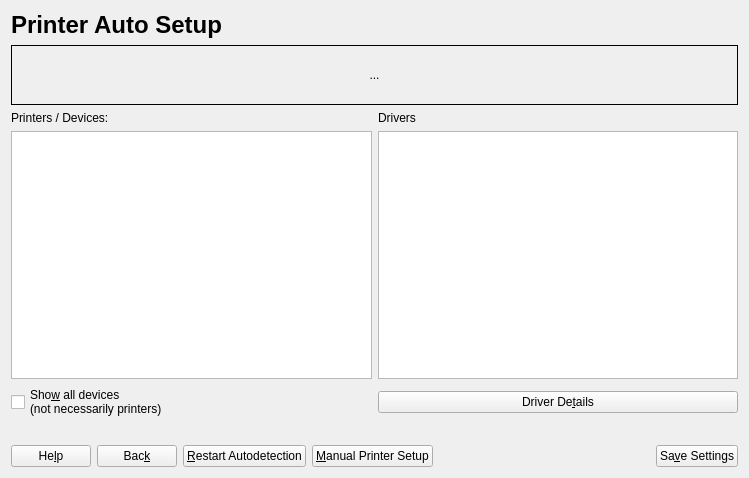
<ui version="4.0" >
 <class>GuiPrinterAutoSetupBase</class>
 <widget class="QWidget" name="GuiPrinterAutoSetupBase" >
  <property name="geometry" >
   <rect>
    <x>0</x>
    <y>0</y>
    <width>749</width>
    <height>478</height>
   </rect>
  </property>
  <property name="windowTitle" >
   <string>PrinterAutoSetup</string>
  </property>
  <layout class="QVBoxLayout" >
   <item>
    <widget class="QLabel" name="label_title" >
     <property name="text" >
      <string>&lt;h1>Printer Auto Setup&lt;/h1></string>
     </property>
     <property name="wordWrap" >
      <bool>false</bool>
     </property>
    </widget>
   </item>
   <item>
    <widget class="QLabel" name="labelStatus" >
     <property name="minimumSize" >
      <size>
       <width>0</width>
       <height>60</height>
      </size>
     </property>
     <property name="frameShape" >
      <enum>QFrame::Box</enum>
     </property>
     <property name="text" >
      <string>...</string>
     </property>
     <property name="alignment" >
      <set>Qt::AlignCenter</set>
     </property>
     <property name="wordWrap" >
      <bool>true</bool>
     </property>
    </widget>
   </item>
   <item>
    <layout class="QVBoxLayout" >
     <item>
      <layout class="QGridLayout" >
       <item row="0" column="1" >
        <widget class="QLabel" name="label_drivers" >
         <property name="text" >
          <string>Drivers</string>
         </property>
         <property name="wordWrap" >
          <bool>false</bool>
         </property>
        </widget>
       </item>
       <item row="0" column="0" >
        <widget class="QLabel" name="label_printers" >
         <property name="text" >
          <string>Printers / Devices:</string>
         </property>
         <property name="wordWrap" >
          <bool>false</bool>
         </property>
        </widget>
       </item>
       <item row="2" column="0" >
        <widget class="QListWidget" name="listWidgetPrinters" />
       </item>
       <item row="2" column="1" >
        <widget class="QListWidget" name="listWidgetDrivers" />
       </item>
      </layout>
     </item>
     <item>
      <layout class="QHBoxLayout" >
       <item>
        <widget class="QCheckBox" name="checkBoxShowAllDevices" >
         <property name="text" >
          <string>Sho&amp;w all devices 
(not necessarily printers)</string>
         </property>
         <property name="shortcut" >
          <string>Alt+W</string>
         </property>
        </widget>
       </item>
       <item>
        <widget class="QPushButton" name="buttonDriverDetails" >
         <property name="text" >
          <string>Driver De&amp;tails</string>
         </property>
         <property name="shortcut" >
          <string>Alt+T</string>
         </property>
        </widget>
       </item>
      </layout>
     </item>
    </layout>
   </item>
   <item>
    <spacer name="spacer15" >
     <property name="orientation" >
      <enum>Qt::Vertical</enum>
     </property>
     <property name="sizeType" >
      <enum>QSizePolicy::Minimum</enum>
     </property>
     <property name="sizeHint" stdset="0" >
      <size>
       <width>20</width>
       <height>20</height>
      </size>
     </property>
    </spacer>
   </item>
   <item>
    <layout class="QHBoxLayout" >
     <item>
      <widget class="QPushButton" name="buttonHelp" >
       <property name="text" >
        <string>He&amp;lp</string>
       </property>
       <property name="shortcut" >
        <string>Alt+L</string>
       </property>
      </widget>
     </item>
     <item>
      <widget class="QPushButton" name="buttonBack" >
       <property name="text" >
        <string>Bac&amp;k</string>
       </property>
       <property name="shortcut" >
        <string>Alt+K</string>
       </property>
      </widget>
     </item>
     <item>
      <widget class="QPushButton" name="buttonRestart" >
       <property name="text" >
        <string>&amp;Restart Autodetection</string>
       </property>
       <property name="shortcut" >
        <string>Alt+R</string>
       </property>
      </widget>
     </item>
     <item>
      <widget class="QPushButton" name="buttonManualSetup" >
       <property name="text" >
        <string>&amp;Manual Printer Setup</string>
       </property>
       <property name="shortcut" >
        <string>Alt+M</string>
       </property>
      </widget>
     </item>
     <item>
      <spacer name="spacer1" >
       <property name="orientation" >
        <enum>Qt::Horizontal</enum>
       </property>
       <property name="sizeType" >
        <enum>QSizePolicy::Expanding</enum>
       </property>
       <property name="sizeHint" stdset="0" >
        <size>
         <width>20</width>
         <height>21</height>
        </size>
       </property>
      </spacer>
     </item>
     <item>
      <widget class="QPushButton" name="buttonSave" >
       <property name="text" >
        <string>Sa&amp;ve Settings</string>
       </property>
       <property name="shortcut" >
        <string>Alt+V</string>
       </property>
      </widget>
     </item>
    </layout>
   </item>
  </layout>
 </widget>
 <layoutdefault spacing="6" margin="11" />
 <pixmapfunction>qPixmapFromMimeSource</pixmapfunction>
 <tabstops>
  <tabstop>buttonSave</tabstop>
  <tabstop>buttonHelp</tabstop>
  <tabstop>buttonRestart</tabstop>
  <tabstop>checkBoxShowAllDevices</tabstop>
  <tabstop>buttonDriverDetails</tabstop>
  <tabstop>buttonManualSetup</tabstop>
  <tabstop>buttonBack</tabstop>
 </tabstops>
 <resources/>
 <connections/>
</ui>
